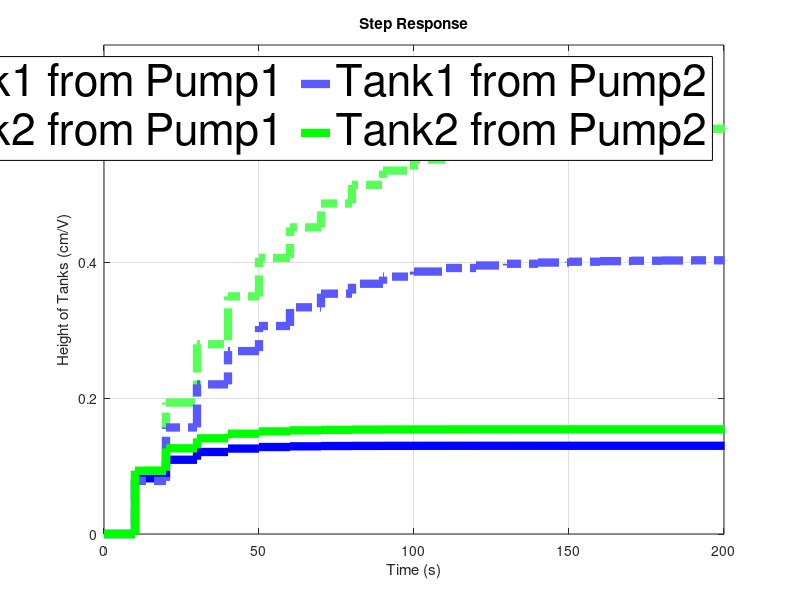

Source code (MATLAB): (Note: this script raises an error after producing the figure.)
%% Load data
clc
clear
close all;format long;
y1init=5;u1init=0;Vmax=12;
y2init=5;u2init=0;Vmin=0;


Color1 = [230,125, 50]/255; 
Color2 = [ 10, 10,255]/255; 
Color3 = [ 10,255, 10]/255; 
Color4 = [230, 26, 26]/255; 
Color5 = [163, 20, 46]/255; 

LineStyle1='-';
LineStyle2='-.';
LineStyle3=':';
LineStyle4='--';

LineWidth1=6;
LineWidth2=3; 
TextColor='black';FontName='Times new Roman';FontWeight= 'bold';
FontSizeLeg=32;
FontSizeAx=32;

%% plot Results for Paper
%--------------------------------------------------------------------------
% Figure (4) in paper
figure(4)
load('StepResponse.mat');
stairs(T,Y11,'b-','LineWidth',LineWidth1);hold on;grid on;
stairs(T,Y21,'-.','Color', [0.35, 1.0, 0.35],'LineWidth',LineWidth1);
stairs(T,Y12,'-.','Color', [0.35, 0.35, 1.0],'LineWidth',LineWidth1);
stairs(T,Y22,'g-','LineWidth',LineWidth1);
xlim([0 200])
ylim([0 0.72])
xlabel('Time (s)');
ylabel('Height of Tanks (cm/V)');title('Step Response');
legend('Tank1 from Pump1','Tank2 from Pump1','Tank1 from Pump2','Tank2 from Pump2','EdgeColor','k','NumColumns', 3,'FontSize',FontSizeLeg);

grid on
ax = gca;
ax.FontName = FontName;
ax.FontWeight= FontWeight;
ax.FontSize= FontSizeAx;
ax.XColor=TextColor;
ax.YColor=TextColor;
ax.GridLineStyle= '-.';

%--------------------------------------------------------------------------
